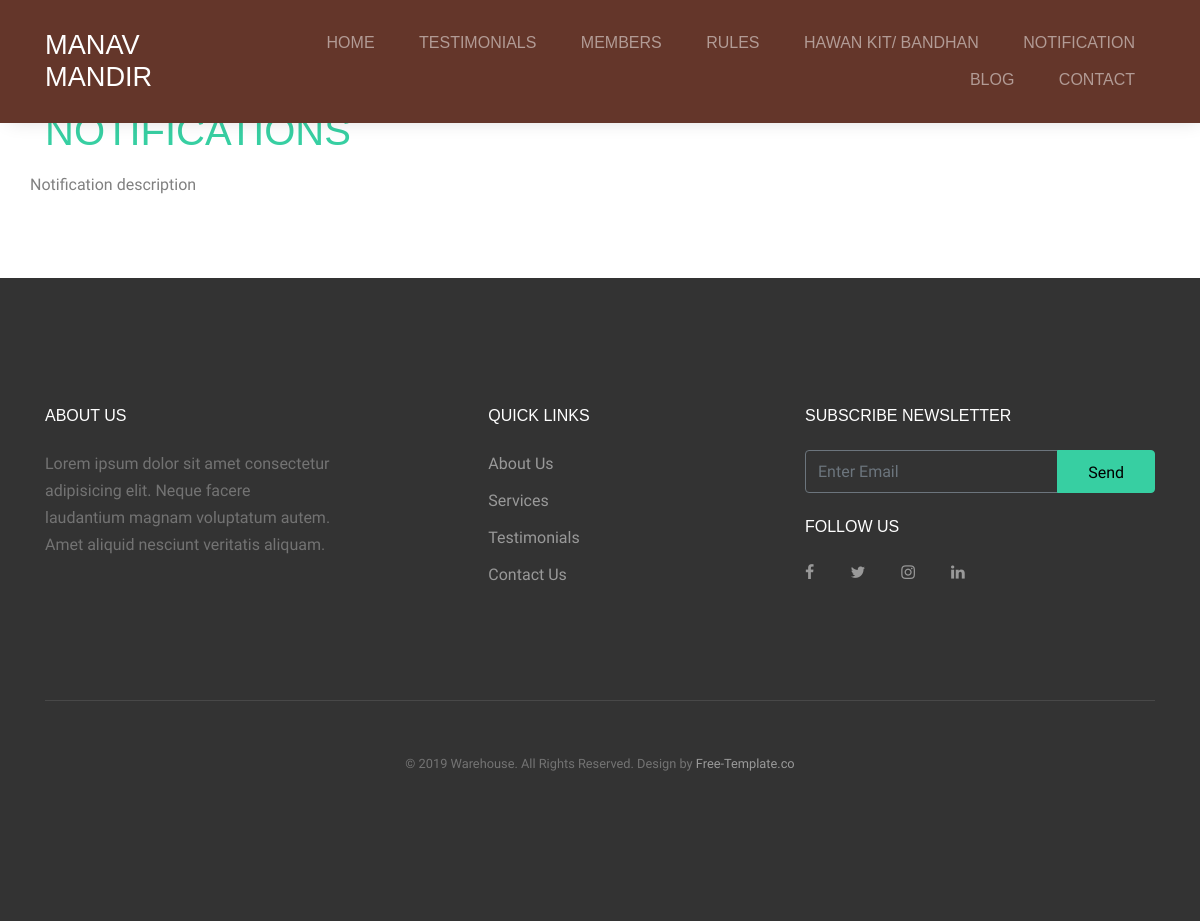
/notifications, run on an earlier commit of the app's database.
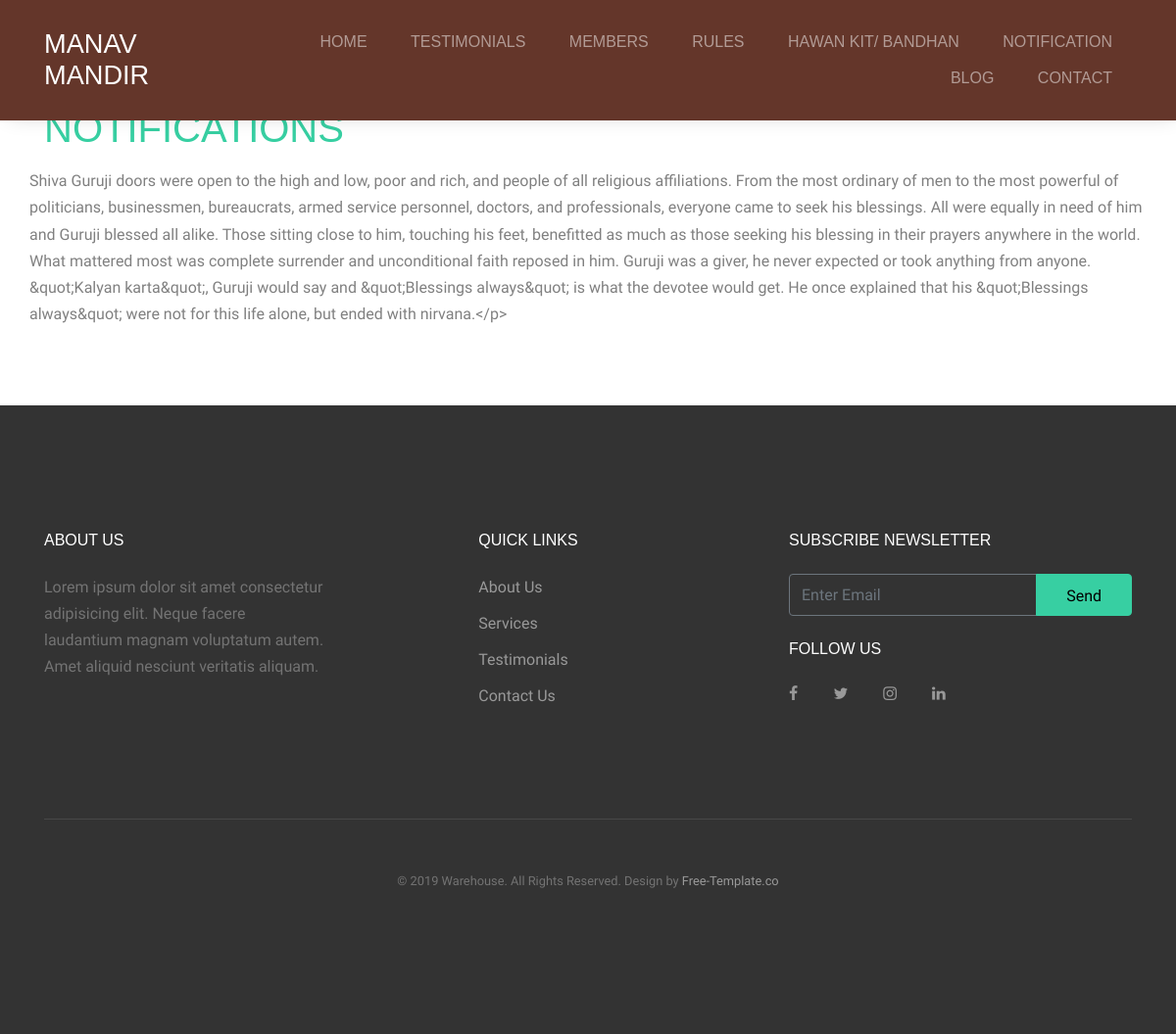
And on a later commit of the database.
### blog/models.py (models this page shows, shortened)
class Page(models.Model):
    page_id = models.AutoField(primary_key=True)
    name = models.CharField(max_length=50)
    description = RichTextField(blank=True, null=True)
    meta_title = models.CharField(max_length=70, default="")
    meta_desc = models.CharField(max_length=500, default="")
    image = models.ImageField(upload_to='shop/images', default="")

### software/views.py (the view)
# urls.py: path('notifications', views.notifications, name='Notification Page'),
def notifications(request):
    page = Page.objects.filter(page_id = '2')[0]
    return render(request, 'home/notifications.html',
                  {'page':page})

### software/templates/home/notifications.html
{% extends 'home/basic.html' %}
{% load static %}
{% block body %}
<div class="site-section" id="property-details">
    <div class="container">
	 <h2 class="section-title mb-3">{{page.name}}</h2>
      <div class="row">
	  {{page.description}}
      </div>
    </div>
  </div>
{% endblock %}

What changed in the data, as far as the page shows it:
changed Page "NOTIFICATIONS": description "Notification description" → "Shiva Guruji doors were open to the high and low, poor and rich, and people of all religious affiliations. From the most ordinary of men to the most powerful of politicians, businessmen, bureaucrats, armed service personnel, doctors, and professionals, everyone came to seek his blessings. All were equally in need of him and Guruji blessed all alike. Those sitting close to him, touching his feet, benefitted as much as those seeking his blessing in their prayers anywhere in the world. What mattered most was complete surrender and unconditional faith reposed in him. Guruji was a giver, he never expected or took anything from anyone. &quot;Kalyan karta&quot;, Guruji would say and…"
